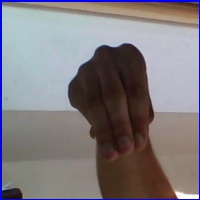
#> input picture Dataset/asl_alphabet_test/asl_alphabet_test/M_test.jpg, 200 x 200 px, found by its file name; its folder holds only this picture in this run
$ jupyter execute --allow-errors model.ipynb
#> lines starting #> are read from the running program, lines starting #| are printed output that depends on the picture
### Data pre-processing

[cell 1]
import pandas as pd
import sklearn
import os
import numpy as np
from PIL import Image
import csv
import ast

[cell 2]
import cv2

[cell 3]

def to_grayscale(image):
        # Convert the image to grayscale
        grayscale_image = cv2.cvtColor(image, cv2.COLOR_BGR2GRAY)
        return grayscale_image

[cell 4]
import os

test_images_path = 'dataset\\asl_alphabet_test\\asl_alphabet_test'
train_images_path = 'dataset\\asl_alphabet_train\\asl_alphabet_train'
dest_test_path = 'pre-processed-images\\test'
dest_train_path = 'pre-processed-images\\train'

def pre_process_files_from_path(path, dest_path):
#> called with dest_path = 'pre-processed-images\\test'
    if not os.path.isdir(path):
        print(f"Error: {path} is not a valid directory.")
        return

    for filename in os.listdir(path):
        if filename.endswith('.jpg'):  # Adjust the file extensions as per your images
            # Load the image using OpenCV
            image_path = os.path.join(path, filename)
            print(f"Processing {image_path}")
            image = cv2.imread(image_path)
#> image is the input picture: shape (200, 200, 3); mean B, G, R 127.9, 123.3, 128.8
            np.array(Image.open(image_path))
            grayscale_image = to_grayscale(image)
#> in to_grayscale, `grayscale_image = cv2.cvtColor(image, cv2.COLOR_BGR2GRAY)`:
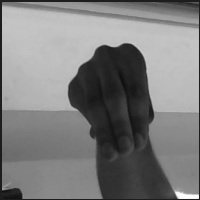
#> grayscale_image: shape (200, 200); min 14, max 255, mean 125.5
            cv2.imwrite(os.path.join(dest_path, filename), grayscale_image)

pre_process_files_from_path(test_images_path, dest_test_path)
